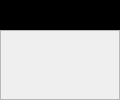
<?xml version="1.0" encoding="UTF-8"?>
<ui version="4.0">
 <class>QOmgPopUp</class>
 <widget class="QWidget" name="QOmgPopUp">
  <property name="geometry">
   <rect>
    <x>0</x>
    <y>0</y>
    <width>120</width>
    <height>100</height>
   </rect>
  </property>
  <property name="minimumSize">
   <size>
    <width>120</width>
    <height>50</height>
   </size>
  </property>
  <property name="maximumSize">
   <size>
    <width>120</width>
    <height>100</height>
   </size>
  </property>
  <property name="windowTitle">
   <string>Form</string>
  </property>
  <property name="styleSheet">
   <string notr="true"/>
  </property>
  <layout class="QVBoxLayout" name="verticalLayout">
   <property name="spacing">
    <number>0</number>
   </property>
   <property name="sizeConstraint">
    <enum>QLayout::SetNoConstraint</enum>
   </property>
   <property name="leftMargin">
    <number>0</number>
   </property>
   <property name="topMargin">
    <number>0</number>
   </property>
   <property name="rightMargin">
    <number>0</number>
   </property>
   <property name="bottomMargin">
    <number>0</number>
   </property>
   <item>
    <widget class="QFrame" name="frame">
     <property name="minimumSize">
      <size>
       <width>0</width>
       <height>20</height>
      </size>
     </property>
     <property name="maximumSize">
      <size>
       <width>16777215</width>
       <height>30</height>
      </size>
     </property>
     <property name="styleSheet">
      <string notr="true">background-color:black;
color:white;</string>
     </property>
     <property name="frameShape">
      <enum>QFrame::StyledPanel</enum>
     </property>
     <property name="frameShadow">
      <enum>QFrame::Raised</enum>
     </property>
     <layout class="QHBoxLayout" name="horizontalLayout">
      <property name="spacing">
       <number>8</number>
      </property>
      <property name="leftMargin">
       <number>5</number>
      </property>
      <property name="topMargin">
       <number>0</number>
      </property>
      <property name="rightMargin">
       <number>0</number>
      </property>
      <property name="bottomMargin">
       <number>0</number>
      </property>
      <item>
       <widget class="QLabel" name="icon">
        <property name="minimumSize">
         <size>
          <width>24</width>
          <height>24</height>
         </size>
        </property>
        <property name="maximumSize">
         <size>
          <width>24</width>
          <height>24</height>
         </size>
        </property>
        <property name="text">
         <string/>
        </property>
        <property name="scaledContents">
         <bool>true</bool>
        </property>
        <property name="alignment">
         <set>Qt::AlignCenter</set>
        </property>
        <property name="margin">
         <number>3</number>
        </property>
        <property name="indent">
         <number>3</number>
        </property>
       </widget>
      </item>
      <item>
       <widget class="QLabel" name="entity_name">
        <property name="font">
         <font>
          <family>Courier</family>
          <pointsize>8</pointsize>
          <weight>50</weight>
          <italic>false</italic>
          <bold>false</bold>
         </font>
        </property>
        <property name="text">
         <string/>
        </property>
        <property name="alignment">
         <set>Qt::AlignLeading|Qt::AlignLeft|Qt::AlignVCenter</set>
        </property>
       </widget>
      </item>
     </layout>
    </widget>
   </item>
   <item>
    <widget class="QFrame" name="frame_2">
     <property name="frameShape">
      <enum>QFrame::StyledPanel</enum>
     </property>
     <property name="frameShadow">
      <enum>QFrame::Raised</enum>
     </property>
     <layout class="QVBoxLayout" name="verticalLayout_3">
      <property name="leftMargin">
       <number>0</number>
      </property>
      <property name="topMargin">
       <number>0</number>
      </property>
      <property name="rightMargin">
       <number>0</number>
      </property>
      <property name="bottomMargin">
       <number>0</number>
      </property>
      <item>
       <layout class="QVBoxLayout" name="_layout_actions"/>
      </item>
     </layout>
    </widget>
   </item>
  </layout>
 </widget>
 <resources/>
 <connections/>
</ui>
